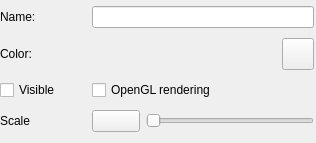
<?xml version="1.0" encoding="UTF-8"?>
<ui version="4.0">
 <class>rightWidgetSection</class>
 <widget class="QWidget" name="rightWidgetSection">
  <property name="geometry">
   <rect>
    <x>0</x>
    <y>0</y>
    <width>316</width>
    <height>143</height>
   </rect>
  </property>
  <property name="sizePolicy">
   <sizepolicy hsizetype="Expanding" vsizetype="Preferred">
    <horstretch>0</horstretch>
    <verstretch>0</verstretch>
   </sizepolicy>
  </property>
  <property name="minimumSize">
   <size>
    <width>0</width>
    <height>0</height>
   </size>
  </property>
  <property name="windowTitle">
   <string>Form</string>
  </property>
  <layout class="QGridLayout" name="gridLayout">
   <property name="leftMargin">
    <number>0</number>
   </property>
   <property name="topMargin">
    <number>2</number>
   </property>
   <property name="rightMargin">
    <number>2</number>
   </property>
   <property name="bottomMargin">
    <number>4</number>
   </property>
   <item row="3" column="1">
    <widget class="QPushButton" name="scaleValueButton">
     <property name="sizePolicy">
      <sizepolicy hsizetype="Preferred" vsizetype="Fixed">
       <horstretch>1</horstretch>
       <verstretch>0</verstretch>
      </sizepolicy>
     </property>
     <property name="maximumSize">
      <size>
       <width>48</width>
       <height>16777215</height>
      </size>
     </property>
     <property name="text">
      <string/>
     </property>
    </widget>
   </item>
   <item row="2" column="0">
    <widget class="QCheckBox" name="visibleCheckBox">
     <property name="sizePolicy">
      <sizepolicy hsizetype="Minimum" vsizetype="Fixed">
       <horstretch>4</horstretch>
       <verstretch>0</verstretch>
      </sizepolicy>
     </property>
     <property name="text">
      <string>Visible</string>
     </property>
    </widget>
   </item>
   <item row="3" column="2" colspan="2">
    <widget class="QSlider" name="scaleSlider">
     <property name="sizePolicy">
      <sizepolicy hsizetype="Expanding" vsizetype="Fixed">
       <horstretch>5</horstretch>
       <verstretch>0</verstretch>
      </sizepolicy>
     </property>
     <property name="minimum">
      <number>0</number>
     </property>
     <property name="maximum">
      <number>200</number>
     </property>
     <property name="orientation">
      <enum>Qt::Horizontal</enum>
     </property>
    </widget>
   </item>
   <item row="0" column="0">
    <widget class="QLabel" name="nameLabel">
     <property name="sizePolicy">
      <sizepolicy hsizetype="Preferred" vsizetype="Fixed">
       <horstretch>4</horstretch>
       <verstretch>0</verstretch>
      </sizepolicy>
     </property>
     <property name="text">
      <string>Name:</string>
     </property>
    </widget>
   </item>
   <item row="1" column="3">
    <widget class="QPushButton" name="colorPickButton">
     <property name="sizePolicy">
      <sizepolicy hsizetype="Fixed" vsizetype="Fixed">
       <horstretch>1</horstretch>
       <verstretch>0</verstretch>
      </sizepolicy>
     </property>
     <property name="minimumSize">
      <size>
       <width>32</width>
       <height>32</height>
      </size>
     </property>
     <property name="maximumSize">
      <size>
       <width>32</width>
       <height>32</height>
      </size>
     </property>
     <property name="autoFillBackground">
      <bool>true</bool>
     </property>
     <property name="text">
      <string/>
     </property>
     <property name="flat">
      <bool>false</bool>
     </property>
    </widget>
   </item>
   <item row="1" column="0">
    <widget class="QLabel" name="colorLabel">
     <property name="sizePolicy">
      <sizepolicy hsizetype="Preferred" vsizetype="Fixed">
       <horstretch>4</horstretch>
       <verstretch>0</verstretch>
      </sizepolicy>
     </property>
     <property name="text">
      <string>Color:</string>
     </property>
    </widget>
   </item>
   <item row="3" column="0">
    <widget class="QLabel" name="scaleLabel">
     <property name="sizePolicy">
      <sizepolicy hsizetype="Preferred" vsizetype="Preferred">
       <horstretch>4</horstretch>
       <verstretch>0</verstretch>
      </sizepolicy>
     </property>
     <property name="text">
      <string>Scale</string>
     </property>
    </widget>
   </item>
   <item row="0" column="1" colspan="3">
    <widget class="QLineEdit" name="nameLineEdit">
     <property name="sizePolicy">
      <sizepolicy hsizetype="Preferred" vsizetype="Fixed">
       <horstretch>6</horstretch>
       <verstretch>0</verstretch>
      </sizepolicy>
     </property>
    </widget>
   </item>
   <item row="2" column="1" colspan="3">
    <widget class="QCheckBox" name="OpenGLCheckBox">
     <property name="sizePolicy">
      <sizepolicy hsizetype="Minimum" vsizetype="Fixed">
       <horstretch>6</horstretch>
       <verstretch>0</verstretch>
      </sizepolicy>
     </property>
     <property name="text">
      <string>OpenGL rendering</string>
     </property>
    </widget>
   </item>
   <item row="1" column="1" colspan="2">
    <widget class="QLabel" name="colorValueLabel">
     <property name="sizePolicy">
      <sizepolicy hsizetype="Preferred" vsizetype="Fixed">
       <horstretch>5</horstretch>
       <verstretch>0</verstretch>
      </sizepolicy>
     </property>
     <property name="text">
      <string/>
     </property>
    </widget>
   </item>
  </layout>
 </widget>
 <resources/>
 <connections/>
</ui>
